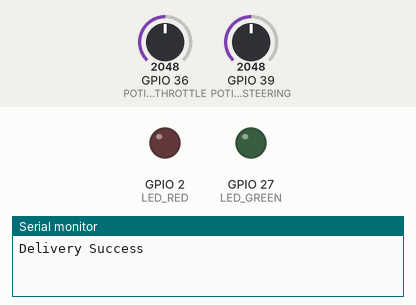
The sketch below on a simulated ESP32. Parts: output pins drawn as LEDs (lit = HIGH), the last lines printed to the serial monitor. Inputs (shaded band) come from the test bench; at power-on: GPIO 36 (POTI_PIN_THROTTLE) = 2048, GPIO 39 (POTI_PIN_STEERING) = 2048.

Above: at 1.2 s.
1.3 s: GPIO 36 (POTI_PIN_THROTTLE) set to 2162
2.8 s: GPIO 36 (POTI_PIN_THROTTLE) set to 2258
At 3.0 s:
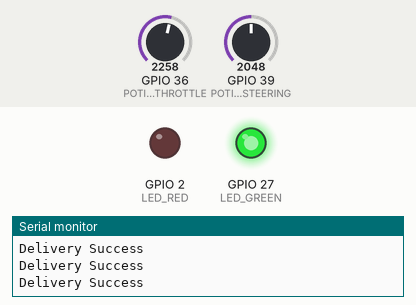
5.8 s: GPIO 36 (POTI_PIN_THROTTLE) set to 2047
At 6.6 s:
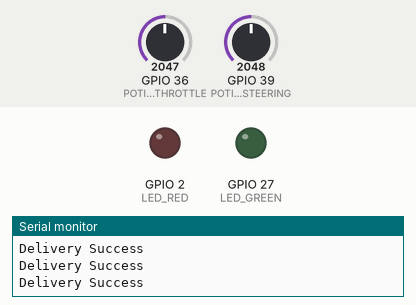
7.3 s: GPIO 36 (POTI_PIN_THROTTLE) set to 1934
8.8 s: GPIO 36 (POTI_PIN_THROTTLE) set to 1829
At 9.03 s:
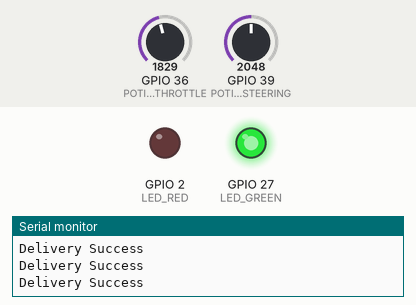
Timing chart, 0 to 11.8 s (numbered marks = the images above; inputs shaded):
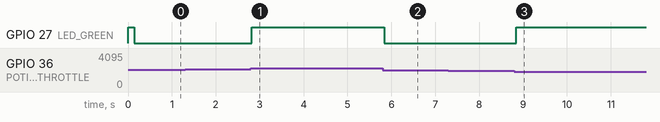

Measured:
- the behaviour switches between 2209 and 2210 on GPIO 36 (POTI_PIN_THROTTLE) (found by bisection; images 0 and 1)
- the behaviour switches between 1887 and 1886 on GPIO 36 (POTI_PIN_THROTTLE) (found by bisection; images 2 and 3)
- after the input at 1.3 s, every drawn part: stays the same
- after the input at 2.8 s, GPIO 27 (LED_GREEN): LOW → HIGH at once
- after the input at 5.8 s, GPIO 27 (LED_GREEN): HIGH → LOW at once
- after the input at 7.3 s, every drawn part: stays the same
- after the input at 8.8 s, GPIO 27 (LED_GREEN): LOW → HIGH after 0.05 s

The sketch:

Sender.ino
```cpp
/* SENDER
   ...is a ESP32 Device
*/
#define LED_RED 2
#define LED_GREEN A17
#define POTI_PIN_THROTTLE A0  // throttlePotixis: throttle
#define POTI_PIN_STEERING A3  // yAxis: steering
#define POTI_STEERING_ADJUST A4

#include <esp_now.h>  // the esp32 version *does* have a underscore, the esp8266 version is espnow.h
#include <WiFi.h>
#include "averageFilter.h"


// Receiver MAC Address e.g. BC:DD:C2:17:5E:3D
//uint8_t broadcastAddress[] = {0xCC, 0x50, 0xE3, 0x60, 0xF0, 0x40}; // 'A'
//uint8_t broadcastAddress[] = {0xCC, 0x50, 0xE3, 0x60, 0xE4, 0xF7}; // 'B'
//uint8_t broadcastAddress[] = {0xBC, 0xDD, 0xC2, 0xAC, 0x64, 0x37}; // 'C'
//uint8_t broadcastAddress[] = {0xCC, 0x50, 0xE3, 0x60, 0xF6, 0x36}; // 'D'
//uint8_t broadcastAddress[] = {0xCC, 0x50, 0xE3, 0x60, 0xE9, 0xD7}; // 'E'
//uint8_t broadcastAddress[] = {0xBC, 0xDD, 0xC2, 0xAC, 0x6B, 0xD9}; // 'F'
//uint8_t broadcastAddress[] = {0xCC, 0x50, 0xE3, 0x60, 0xEA, 0x4B}; // 'G'
//uint8_t broadcastAddress[] = {0xCC, 0x50, 0xE3, 0x6A, 0x89, 0x92}; // 'H'
uint8_t broadcastAddress[] = {0xCC, 0x50, 0xE3, 0x60, 0xF3, 0xD5}; // 'I' keine Akkus in Schuh und Remote; Achse gebrochen
//uint8_t broadcastAddress[] = {0xBC, 0xDD, 0xC2, 0x17, 0x5E, 0x3D}; // 'J'

typedef struct motor_struct {
  int motorLeft;
  int motorRight;
} motor_struct;

motor_struct motorData, motorDataOld;

averageFilter avX, avY;


uint16_t centerThrottle = 0;
uint16_t centerSteering = 0;
bool isCalibrated = false;
unsigned long currentMillis, millisOldMessageSent;
unsigned long messageSendInterval = 40;
int tolerance = 10;

// ------------------------------------------------
// callback when data is sent
void OnDataSent(const uint8_t *mac_addr, esp_now_send_status_t status) {
  char macStr[18];
  //Serial.print("Packet to: ");

  // Copies the sender mac address to a string
  snprintf(macStr, sizeof(macStr), "%02x:%02x:%02x:%02x:%02x:%02x",
           mac_addr[0], mac_addr[1], mac_addr[2], mac_addr[3], mac_addr[4], mac_addr[5]);
  // Serial.print(macStr);
  // Serial.print(" send status:\t");
  Serial.println(status == ESP_NOW_SEND_SUCCESS ? "Delivery Success" : "Delivery Fail");

  // digitalWrite(LED_RED, !ESP_NOW_SEND_SUCCESS);
  digitalWrite(LED_GREEN, HIGH);
}


// ------------------------------------------------
void setup() {
  Serial.begin(115200);
  pinMode(LED_RED, OUTPUT);       // ESP8266 LED - 2, D4, LED_ESP
  pinMode(LED_GREEN, OUTPUT);

  digitalWrite(LED_GREEN, LOW);
  digitalWrite(LED_RED, LOW);  // Turn ESP's tiny LED off at startup (anyway, that pin is used for the tb6612fng


  WiFi.mode(WIFI_STA);

  if (esp_now_init() != ESP_OK) {
    Serial.println("Error initializing ESP-NOW");
    return;
  }

  esp_now_register_send_cb(OnDataSent);

  // register peer
  esp_now_peer_info_t peerInfo;
  peerInfo.channel = 0;
  peerInfo.encrypt = false;

  // register  peer
  memcpy(peerInfo.peer_addr, broadcastAddress, 6);
  if (esp_now_add_peer(&peerInfo) != ESP_OK) {
    Serial.println("Failed to add peer");
    return;
  }
}

// ------------------------------------------------
void loop() {
  currentMillis = millis();
  // read potis
  int16_t potiThrottle = analogRead(POTI_PIN_THROTTLE); // throttlePotixis: throttle
  int16_t potiSteering = analogRead(POTI_PIN_STEERING); // yAxis: steering

  if (!isCalibrated)
  {
    digitalWrite(LED_GREEN, HIGH);
    delay(100);
    centerThrottle = potiThrottle;
    centerSteering = potiSteering;
    digitalWrite(LED_GREEN, LOW);
    isCalibrated = true;
  }
  else {
    // map potis from center to 1 and -1
    potiThrottle = avX.filter(potiThrottle);
    potiSteering = avY.filter(potiSteering);

    int throttle = (potiThrottle > centerThrottle) ? map(potiThrottle, centerThrottle, 4095, 0, 127) : map(potiThrottle, centerThrottle, 0, 0, -127);
    int steering = (potiSteering > centerSteering) ? map(potiSteering, centerSteering, 4095, 0, 127) : map(potiSteering, centerSteering, 0, 0, -127);

    throttle *= -1;

    if (currentMillis - millisOldMessageSent > messageSendInterval) {
      //digitalWrite(LED_RED, LOW);

      if (abs(throttle) - tolerance < 0) throttle = 0;
      if (abs(steering) - tolerance < 0) steering = 0;

      motorData.motorLeft = constrain(throttle + steering, -127, 127);
      motorData.motorRight = constrain(throttle - steering, -127, 127);
      digitalWrite(LED_GREEN, LOW);
      //Serial.printf("%i,%i\r\n", xAxis, yAxis);
      //    drive(int(m2), int(m1));

      if (motorData.motorLeft != motorDataOld.motorLeft ||
          motorData.motorRight != motorDataOld.motorRight)
      {
        esp_err_t result = esp_now_send(0, (uint8_t *) &motorData, sizeof(motor_struct));
        if (result == ESP_OK) {
          //Serial.println("Sent with success");
        }
        else {
          //Serial.println("Error sending the data");
        }
      }
      millisOldMessageSent = currentMillis;
    }
  }


}
```

averageFilter.h
```cpp
class averageFilter {
    int maxValues;
    float values[16]; // how many values to take the average from
    float average;

  public:
    averageFilter() {
      maxValues = sizeof(values) / sizeof(float);

      for (int i = 0; i < maxValues; i++) {
        values[i] = 0;
      }
    }

    float filter(float v) {
      // shift all values one to the left
      for (int i = 0; i < maxValues - 1; i++) {
        values[i] = values[i + 1];
      }

      // add current value to the latest index
      values[maxValues - 1] = v;

      // calculate the average
      average = 0;
      for (int i = 0; i < maxValues; i++) {
        average += values[i];
      }
      average /= maxValues;

      return average;
    }

};
```
